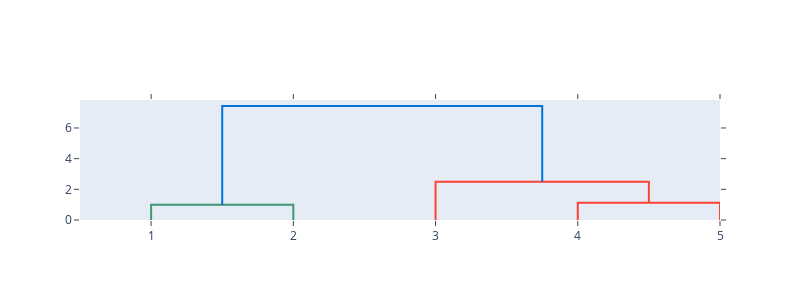
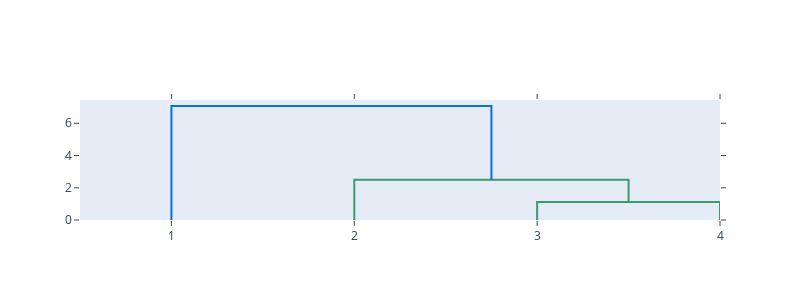
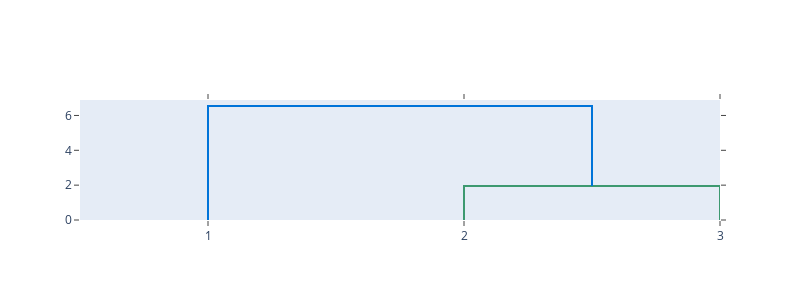
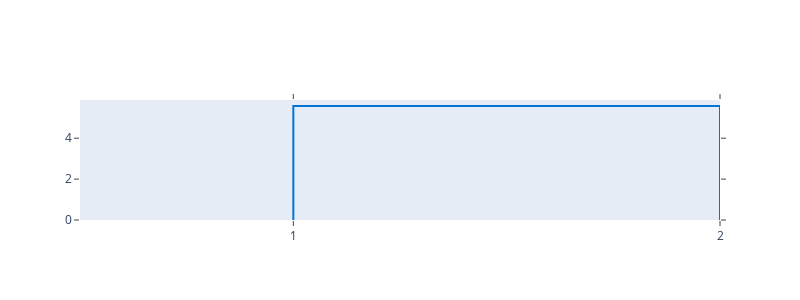

Notebook cell for these charts, in order:
### Code cell
X = np.array([[1,1],[2,1],[5,4],[6,5],[6.5,6]])
import plotly.figure_factory as ff
## write your code here
cluster = []
print(X)
while X.shape != (1,2): # end if X has just 2 clusters left
  X1 = X.transpose()
  lab = np.linspace(1, X1.shape[1], X1.shape[1])
  fig = ff.create_dendrogram(X1.T, labels = lab)
  fig.update_layout(width=800, height=300)
  fig.show()
  X,cluster = combine(X,cluster)
  print("Combined Points", cluster[-1] + np.ones((1,2)))


  print('\nMean of clusters after every iteration: \n\n',X)
print('\ncluster combination order: \n\n',cluster + np.ones((len(cluster),2)))

## validate from inbuilt Dendogram

### Figure 1 — Plotly figure (JSON) as saved in the notebook; plotly's stock layout.template omitted (floating-point values rounded to 4 significant figures)
{"data": [{"hoverinfo": "text", "marker": {"color": "rgb(61,153,112)"}, "mode": "lines", "type": "scatter", "x": [5, 5, 15, 15], "xaxis": "x", "y": [0, 1, 1, 0], "yaxis": "y"}, {"hoverinfo": "text", "marker": {"color": "rgb(255,65,54)"}, "mode": "lines", "type": "scatter", "x": [35, 35, 45, 45], "xaxis": "x", "y": [0, 1.118, 1.118, 0], "yaxis": "y"}, {"hoverinfo": "text", "marker": {"color": "rgb(255,65,54)"}, "mode": "lines", "type": "scatter", "x": [25, 25, 40, 40], "xaxis": "x", "y": [0, 2.5, 2.5, 1.118], "yaxis": "y"}, {"hoverinfo": "text", "marker": {"color": "rgb(0,116,217)"}, "mode": "lines", "type": "scatter", "x": [10, 10, 32.5, 32.5], "xaxis": "x", "y": [1, 7.433, 7.433, 2.5], "yaxis": "y"}], "layout": {"autosize": false, "height": 300, "hovermode": "closest", "showlegend": false, "width": 800, "xaxis": {"mirror": "allticks", "rangemode": "tozero", "showgrid": false, "showline": true, "showticklabels": true, "tickmode": "array", "ticks": "outside", "ticktext": [1, 2, 3, 4, 5], "tickvals": [5, 15, 25, 35, 45], "type": "linear", "zeroline": false}, "yaxis": {"mirror": "allticks", "rangemode": "tozero", "showgrid": false, "showline": true, "showticklabels": true, "ticks": "outside", "type": "linear", "zeroline": false}}}

### Figure 2 — Plotly figure (JSON) as saved in the notebook; plotly's stock layout.template omitted (floating-point values rounded to 4 significant figures)
{"data": [{"hoverinfo": "text", "marker": {"color": "rgb(61,153,112)"}, "mode": "lines", "type": "scatter", "x": [25, 25, 35, 35], "xaxis": "x", "y": [0, 1.118, 1.118, 0], "yaxis": "y"}, {"hoverinfo": "text", "marker": {"color": "rgb(61,153,112)"}, "mode": "lines", "type": "scatter", "x": [15, 15, 30, 30], "xaxis": "x", "y": [0, 2.5, 2.5, 1.118], "yaxis": "y"}, {"hoverinfo": "text", "marker": {"color": "rgb(0,116,217)"}, "mode": "lines", "type": "scatter", "x": [5, 5, 22.5, 22.5], "xaxis": "x", "y": [0, 7.071, 7.071, 2.5], "yaxis": "y"}], "layout": {"autosize": false, "height": 300, "hovermode": "closest", "showlegend": false, "width": 800, "xaxis": {"mirror": "allticks", "rangemode": "tozero", "showgrid": false, "showline": true, "showticklabels": true, "tickmode": "array", "ticks": "outside", "ticktext": [1, 2, 3, 4], "tickvals": [5, 15, 25, 35], "type": "linear", "zeroline": false}, "yaxis": {"mirror": "allticks", "rangemode": "tozero", "showgrid": false, "showline": true, "showticklabels": true, "ticks": "outside", "type": "linear", "zeroline": false}}}

### Figure 3 — Plotly figure (JSON) as saved in the notebook; plotly's stock layout.template omitted (floating-point values rounded to 4 significant figures)
{"data": [{"hoverinfo": "text", "marker": {"color": "rgb(61,153,112)"}, "mode": "lines", "type": "scatter", "x": [15, 15, 25, 25], "xaxis": "x", "y": [0, 1.953, 1.953, 0], "yaxis": "y"}, {"hoverinfo": "text", "marker": {"color": "rgb(0,116,217)"}, "mode": "lines", "type": "scatter", "x": [5, 5, 20, 20], "xaxis": "x", "y": [0, 6.543, 6.543, 1.953], "yaxis": "y"}], "layout": {"autosize": false, "height": 300, "hovermode": "closest", "showlegend": false, "width": 800, "xaxis": {"mirror": "allticks", "rangemode": "tozero", "showgrid": false, "showline": true, "showticklabels": true, "tickmode": "array", "ticks": "outside", "ticktext": [1, 2, 3], "tickvals": [5, 15, 25], "type": "linear", "zeroline": false}, "yaxis": {"mirror": "allticks", "rangemode": "tozero", "showgrid": false, "showline": true, "showticklabels": true, "ticks": "outside", "type": "linear", "zeroline": false}}}

### Figure 4 — Plotly figure (JSON) as saved in the notebook; plotly's stock layout.template omitted (floating-point values rounded to 4 significant figures)
{"data": [{"hoverinfo": "text", "marker": {"color": "rgb(0,116,217)"}, "mode": "lines", "type": "scatter", "x": [5, 5, 15, 15], "xaxis": "x", "y": [0, 5.575, 5.575, 0], "yaxis": "y"}], "layout": {"autosize": false, "height": 300, "hovermode": "closest", "showlegend": false, "width": 800, "xaxis": {"mirror": "allticks", "rangemode": "tozero", "showgrid": false, "showline": true, "showticklabels": true, "tickmode": "array", "ticks": "outside", "ticktext": [1, 2], "tickvals": [5, 15], "type": "linear", "zeroline": false}, "yaxis": {"mirror": "allticks", "rangemode": "tozero", "showgrid": false, "showline": true, "showticklabels": true, "ticks": "outside", "type": "linear", "zeroline": false}}}
